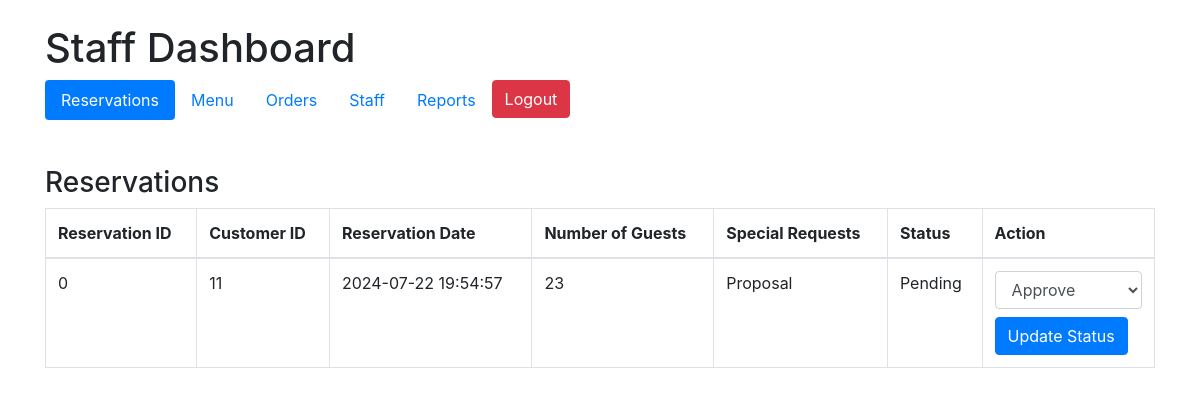
Screenshot of /staff/staff/staff.php (signed in) with the database file from the repository.
### tables this page shows
CREATE TABLE `reservations` (
  `ReservationID` int(11) NOT NULL,
  `CustomerID` int(11) NOT NULL,
  `ReservationDate` timestamp NOT NULL DEFAULT current_timestamp() ON UPDATE current_timestamp(),
  `NumberOfGuests` int(11) NOT NULL,
  `SpecialRequests` text DEFAULT NULL,
  `Status` varchar(50) DEFAULT 'Pending'
);

### staff/staff/staff.php (the view, shortened to what this page needs)
<?php
include '../config.php';
$userRole = $_SESSION['role'];
$reservationsQuery = "SELECT * FROM reservations";
$reservationsResult = $conn->query($reservationsQuery);
?>
<!DOCTYPE html>
<html lang="en">
<head>
    <link href="https://stackpath.bootstrapcdn.com/bootstrap/4.5.2/css/bootstrap.min.css" rel="stylesheet">
</head>
<body>
    <div class="container mt-4">
        <h1>Staff Dashboard</h1>
        <ul class="nav nav-pills mb-4">
            <li class="nav-item">
                <a class="nav-link active" data-toggle="pill" href="#reservation_section">Reservations</a>
            </li>
            <li class="nav-item">
                <a class="nav-link" data-toggle="pill" href="#menu_section">Menu</a>
            </li>
            <li class="nav-item">
                <a class="nav-link" data-toggle="pill" href="#orders_section">Orders</a>
            </li>
            <li class="nav-item">
                <a class="nav-link" data-toggle="pill" href="#staffs">Staff</a>
            </li>
            <li class="nav-item">
                <a class="nav-link" data-toggle="pill" href="#reports">Reports</a>
            </li>
            <div style="float:right;" class="mb-4">
                <a href="../admin/logout.php" class="btn btn-danger">Logout</a>
            </div>
        </ul>
        <div class="tab-content">
            <div id="reservation_section" class="tab-pane fade show active">
                <div class="mb-4">
                    <h3>Reservations</h3>
                    <table class="table table-bordered">
                        <thead>
                            <tr>
                                <th>Reservation ID</th>
                                <th>Customer ID</th>
                                <th>Reservation Date</th>
                                <th>Number of Guests</th>
                                <th>Special Requests</th>
                                <th>Status</th>
                                <?php if ($userRole == 'Manager') {
                                    echo '<th>Action</th>';
                                } ?>
                            </tr>
                        </thead>
                        <tbody>
                            <?php while ($reservation = $reservationsResult->fetch_assoc()) : ?>
                                <tr>
                                    <td><?php echo $reservation['ReservationID']; ?></td>
                                    <td><?php echo $reservation['CustomerID']; ?></td>
                                    <td><?php echo $reservation['ReservationDate']; ?></td>
                                    <td><?php echo $reservation['NumberOfGuests']; ?></td>
                                    <td><?php echo $reservation['SpecialRequests']; ?></td>
                                    <td><?php echo $reservation['Status']; ?></td>
                                    <?php if ($userRole == 'Manager') : ?>
                                        <td>
                                            <form method="post" action="">
                                                <select name="status" class="form-control">
                                                    <option value="Approved">Approve</option>
                                                </select>
                                                <button type="submit" name="approve_reservation" class="btn btn-primary mt-2">Update Status</button>
                                            </form>
                                        </td>
                                    <?php endif; ?>
                                </tr>
                            <?php endwhile; ?>
                        </tbody>
                    </table>
                </div>
            </div>
        </div>
    </div>
</body>
</html>

### rows the page displays
reservations: ReservationID "0", CustomerID "11", ReservationDate "2024-07-22 19:54:57", NumberOfGuests "23", SpecialRequests "Proposal", Status "Pending"
